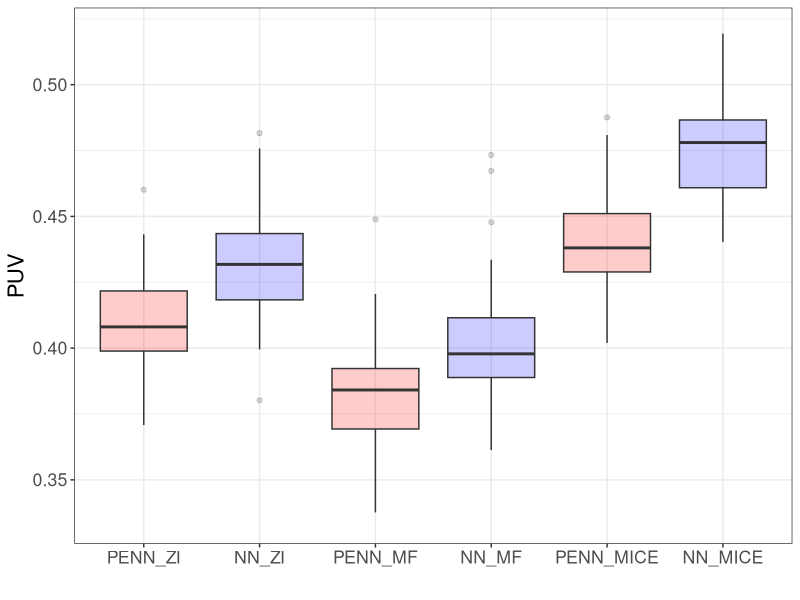

Recreate this plot in R.
library(ggplot2)
library(tidyr)

PENN_ZI = c(0.40021052956581116, 0.4255501329898834, 0.40043872594833374, 0.419329971075058, 0.40815892815589905, 0.39838650822639465, 0.42739683389663696, 0.4029354751110077, 0.4104083776473999, 0.4125048518180847, 0.4223300814628601, 0.4228239953517914, 0.39745381474494934, 0.3987322449684143, 0.4233121871948242, 0.4432089030742645, 0.4015134572982788, 0.4076785445213318, 0.4153514802455902, 0.4027557373046875, 0.4294685423374176, 0.40172746777534485, 0.37114447355270386, 0.3857094347476959, 0.4247574806213379, 0.43268832564353943, 0.4079585075378418, 0.4154457151889801, 0.393033891916275, 0.41224947571754456, 0.37081125378608704, 0.42576152086257935, 0.402521550655365, 0.4198080003261566, 0.3785427212715149, 0.4103311598300934, 0.38696858286857605, 0.3997889459133148, 0.384579598903656, 0.38971206545829773, 0.41890183091163635, 0.40232402086257935, 0.41352003812789917, 0.3753836452960968, 0.4407348334789276, 0.43167543411254883, 0.41084304451942444, 0.4601081311702728, 0.386686235666275, 0.39934414625167847) 

NN_ZI = c(0.4201737344264984, 0.45300060510635376, 0.4389663338661194, 0.44936200976371765, 0.41895943880081177, 0.4086342751979828, 0.4412155747413635, 0.4274950325489044, 0.425322026014328, 0.449388325214386, 0.4325082302093506, 0.4318501353263855, 0.4248949885368347, 0.4509561359882355, 0.4612838625907898, 0.4757749140262604, 0.4164232611656189, 0.43610528111457825, 0.4460391104221344, 0.4237520694732666, 0.4534238278865814, 0.43531036376953125, 0.40758785605430603, 0.41033610701560974, 0.4400959312915802, 0.44384756684303284, 0.4181017279624939, 0.43862485885620117, 0.4124595820903778, 0.4165838658809662, 0.38020697236061096, 0.41514644026756287, 0.42791685461997986, 0.4481666386127472, 0.3995017409324646, 0.4424019455909729, 0.42059826850891113, 0.42436596751213074, 0.400773823261261, 0.4354148805141449, 0.4438534379005432, 0.4268588125705719, 0.4420835077762604, 0.40989869832992554, 0.43924441933631897, 0.4540995657444, 0.4317146837711334, 0.48160842061042786, 0.3995421826839447, 0.4273448586463928) 

PENN_MF = c(0.3869185745716095, 0.3841204345226288, 0.38578543066978455, 0.39391452074050903, 0.36804407835006714, 0.3749537467956543, 0.4070679545402527, 0.38636288046836853, 0.3749151825904846, 0.39965978264808655, 0.39357760548591614, 0.3779289424419403, 0.3842562437057495, 0.38908350467681885, 0.3968779146671295, 0.44885048270225525, 0.3733963668346405, 0.5612890720367432, 0.3671950399875641, 0.3658900260925293, 0.38866379857063293, 0.386174738407135, 0.35875260829925537, 0.3753480017185211, 0.3846779763698578, 0.3965761363506317, 0.39590904116630554, 0.3918761610984802, 0.36930355429649353, 0.36723586916923523, 0.3376522660255432, 0.36446642875671387, 0.36558079719543457, 0.37729987502098083, 0.35588327050209045, 0.4205782115459442, 0.36985766887664795, 0.37283405661582947, 0.3604799509048462, 0.3567432165145874, 0.4014454185962677, 0.3842790126800537, 0.3749971389770508, 0.37428221106529236, 0.39225390553474426, 0.41633373498916626, 0.38939300179481506, 0.40792107582092285, 0.3553403615951538, 0.3799855411052704) 

NN_MF = c(0.41872385144233704, 0.3899793028831482, 0.4080212414264679, 0.4142783284187317, 0.37254247069358826, 0.3904683291912079, 0.4335387051105499, 0.40984705090522766, 0.39481204748153687, 0.4197637736797333, 0.4087387025356293, 0.3982156217098236, 0.407391220331192, 0.39682525396347046, 0.42057105898857117, 0.4672652781009674, 0.3851890563964844, 0.4188254475593567, 0.39033111929893494, 0.39041781425476074, 0.3894922733306885, 0.40799522399902344, 0.3723996579647064, 0.3956332802772522, 0.4024394452571869, 0.41417208313941956, 0.41208142042160034, 0.4134517014026642, 0.3933514952659607, 0.3762623369693756, 0.3612959384918213, 0.3849201202392578, 0.38302695751190186, 0.3974475562572479, 0.36229220032691956, 0.4733084738254547, 0.385591983795166, 0.40457388758659363, 0.3797082304954529, 0.38373199105262756, 0.43291744589805603, 0.4062197506427765, 0.3889310359954834, 0.38881298899650574, 0.40194615721702576, 0.44779378175735474, 0.40530630946159363, 0.40563952922821045, 0.3817347288131714, 0.3932231366634369) 

PENN_MICE = c(0.4382041394710541, 0.44522130489349365, 0.4278408885002136, 0.45791977643966675, 0.4725838899612427, 0.4241681396961212, 0.4373832643032074, 0.4544345438480377, 0.4290822148323059, 0.43735674023628235, 0.4373132586479187, 0.4451584219932556, 0.4389137029647827, 0.4432263970375061, 0.4704688787460327, 0.48761749267578125, 0.41924265027046204, 0.4421948194503784, 0.43518638610839844, 0.4430711269378662, 0.4504174292087555, 0.4304273724555969, 0.41309654712677, 0.41061151027679443, 0.44271528720855713, 0.462818443775177, 0.45127224922180176, 0.4305531680583954, 0.4233206808567047, 0.42382243275642395, 0.4271318018436432, 0.4387153387069702, 0.43790191411972046, 0.4698887765407562, 0.42897433042526245, 0.4390236735343933, 0.4288935661315918, 0.4375949800014496, 0.4020029604434967, 0.412075400352478, 0.4632461965084076, 0.43044283986091614, 0.4196210503578186, 0.40786904096603394, 0.443783164024353, 0.4808650612831116, 0.4531174302101135, 0.46484947204589844, 0.4314264953136444, 0.48082584142684937) 

NN_MICE = c(0.4845130741596222, 0.47553378343582153, 0.45654118061065674, 0.511053204536438, 0.4809929132461548, 0.451717734336853, 0.4810051918029785, 0.47803279757499695, 0.48506295680999756, 0.48348531126976013, 0.49326974153518677, 0.4697488844394684, 0.4806274175643921, 0.4746275842189789, 0.5137902498245239, 0.519376277923584, 0.45636436343193054, 0.47167691588401794, 0.48691272735595703, 0.4714672565460205, 0.46087926626205444, 0.4908628761768341, 0.450644314289093, 0.45861831307411194, 0.48009541630744934, 0.5070889592170715, 0.48910918831825256, 0.4632521867752075, 0.45511287450790405, 0.45496901869773865, 0.45541998744010925, 0.4868539869785309, 0.4694153368473053, 0.5032337307929993, 0.4580833911895752, 0.4865969121456146, 0.4651073217391968, 0.48087382316589355, 0.4403134286403656, 0.4597055912017822, 0.4860919415950775, 0.4811913073062897, 0.47503894567489624, 0.4480641484260559, 0.46329161524772644, 0.5106847882270813, 0.5911446213722229, 0.5153629779815674, 0.46644529700279236, 0.48088714480400085) 

Excess_Risk = data.frame('PENN_ZI' = PENN_ZI, 'NN_ZI' = NN_ZI,
                         'PENN_MF' = PENN_MF, 'NN_MF' = NN_MF,
                         'PENN_MICE' = PENN_MICE, 'NN_MICE' = NN_MICE)

df_long = Excess_Risk %>%
  pivot_longer(cols = everything(), names_to = "Variable", values_to = "Value")
df_long$Variable = factor(df_long$Variable, levels = c('PENN_ZI', 'NN_ZI', 'PENN_MF', 'NN_MF', 'PENN_MICE', 'NN_MICE'))

ggplot(df_long, aes(x=Variable, y=Value, fill=Variable)) + geom_boxplot(alpha=0.2) + 
  xlab("") + ylab("PUV") + theme_bw() + theme(legend.position = "none", text = element_text(size = 16)) + 
  scale_fill_manual(values = c('PENN_ZI' = 'red', 'NN_ZI' = 'blue', 'PENN_MF' = 'red', 
                               'NN_MF' = 'blue',  'PENN_MICE' = 'red', 'NN_MICE' = 'blue')) + ylim(0.335, 0.52)

